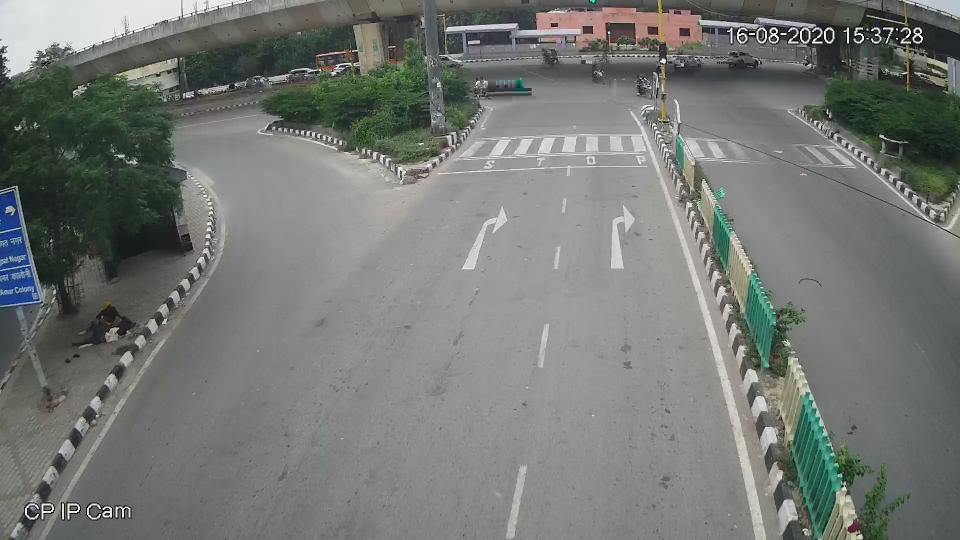
//> input picture Subtask1: Camera angle correction and frame cropping/empty.jpg, 1920 x 1080 px (shown at 1/2 size)
$ ./subtask1 empty.jpg   (built with g++ and OpenCV 4)
//> lines starting //> are read from the running program, lines starting //| are printed output that depends on the picture
#include <opencv2/opencv.hpp>
#include <iostream>

using namespace std;
using namespace cv;

vector<Point2f> points;
vector<Point2f> fixpoints = { {472 , 52}, {800 , 52}, {800 , 830}, {472 , 830 } };
bool GettingPoints = true;

Mat crop(Mat img) {
    Rect four(472, 52, 328, 778);
    return img(four);
}

void findPoints(int event, int x, int y, int flags, void* userdata)
{
    if (event == EVENT_LBUTTONDOWN and points.size() < 4) {

        cout << "Point - position (" << x << ", " << y << ")" << endl;
        points.push_back(Point2f(x, y));
        if(points.size() >= 4){
            cout<<"Click space to see Transformated view"<<endl;
        }
    }
}

int main(int argc, char** argv)
{
    if (argc!=2){
        cout << "Error : You need to give Imagefile name also"<<endl;
        return 0;
    }
    // Read image from file
    string ImagePath = argv[1];
    Mat Img = imread(ImagePath);
//> Img is the input picture: 1080 rows x 1920 cols, CV_8UC3; mean B, G, R 116.9, 120.1, 116.9
    //if fail to read the image
    if (Img.empty())
    {
        cout << "Error : loading the image" << endl;
        return -1;
    }

    // Convert the Original image to grayscale image.
    cvtColor(Img,Img, COLOR_BGR2GRAY);
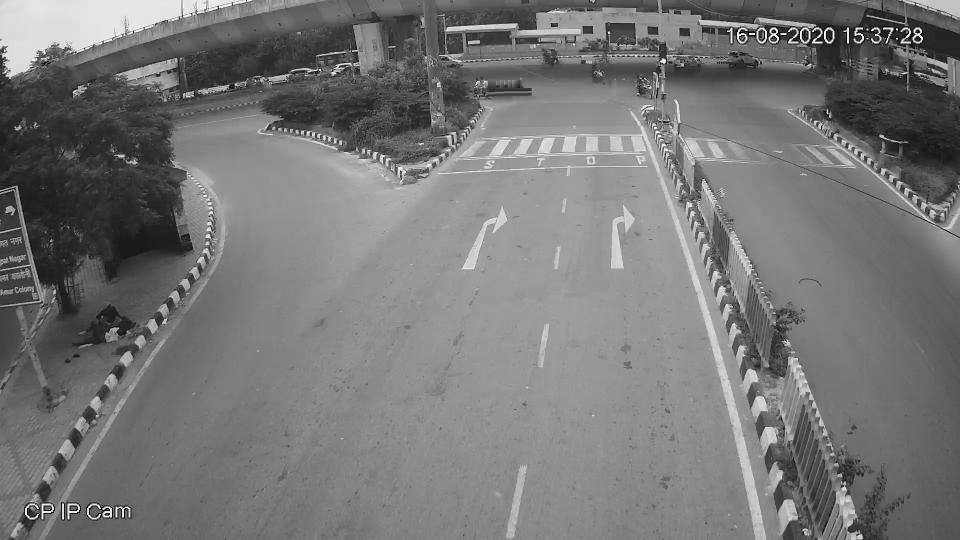
//> Img: 1080 rows x 1920 cols, CV_8UC1 (shown at 1/2 size); min 0, max 255, mean 118.8
    Mat PerspectiveImg;

    //Create a window
    namedWindow("Original Image", WINDOW_NORMAL);

    //showing the Original image
    imshow("Original Image", Img);
    cout<<"Find Four points in image with mouse"<<endl;
    setMouseCallback("Original Image", findPoints, NULL);
    waitKey(0);
//> the left mouse button is pressed and released at (480, 270)
//> the left mouse button is pressed and released at (1440, 270)
//> the left mouse button is pressed and released at (1440, 810)
//> the left mouse button is pressed and released at (480, 810)

    //Check if we select four point in Img
    if(points.size() != 4){
        cout<<"Error: Four Points are not selected in Img"<<endl;
        return -1;
    }

    // Calculate the perspective matrix from the found points in the image
    Mat perspectiveMatrix = getPerspectiveTransform(points, fixpoints);

    // Apply the perspective transformatin on the image
    warpPerspective(Img, PerspectiveImg, perspectiveMatrix, Img.size());
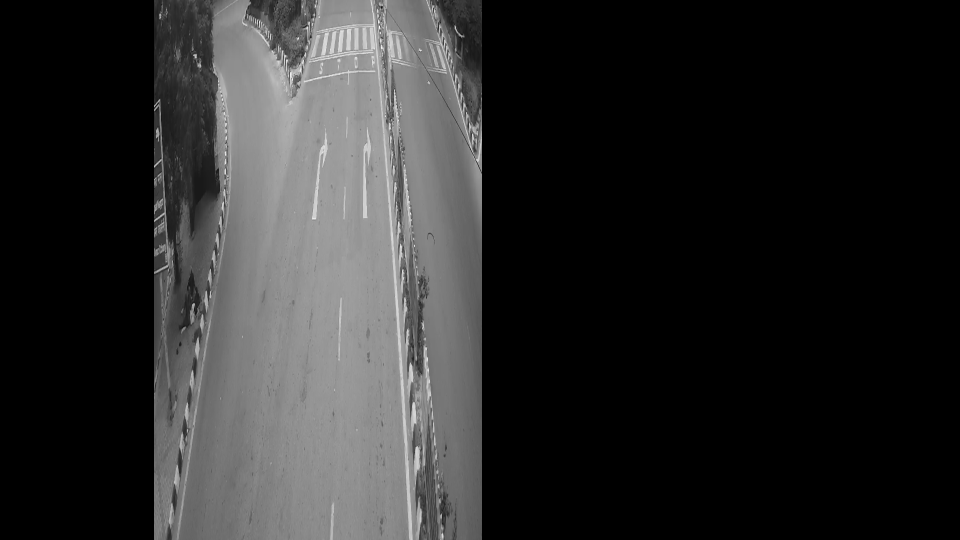
//> PerspectiveImg: 1080 rows x 1920 cols, CV_8UC1 (shown at 1/2 size); min 0, max 255, mean 42.3

    // Show PerspectiveImg
    imshow("Transformated view", PerspectiveImg);
    waitKey(0);
    cout<<"Click space to see Cropped Transformated view"<<endl;

    // Calculate the Crop image from the found points in the image
    Mat croppedPerspectiveImg= crop(PerspectiveImg);
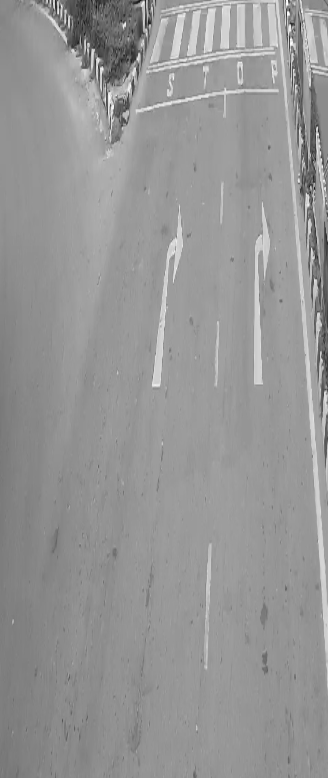
//> croppedPerspectiveImg: 778 rows x 328 cols, CV_8UC1; min 17, max 255, mean 149.9


    // Show Croped perspecImg
    imshow("Cropped Transformated View", croppedPerspectiveImg);
    waitKey(0);
    cout<<"Click space to end the program"<<endl;

    // writing the perspecImg to a defined location as JPEG
    imwrite("Transformed_"+ImagePath, PerspectiveImg);

    // writing the croppedImg to a defined location as JPEG
    imwrite("Croppedtransformed_"+ImagePath, croppedPerspectiveImg);
    return 0;

}
